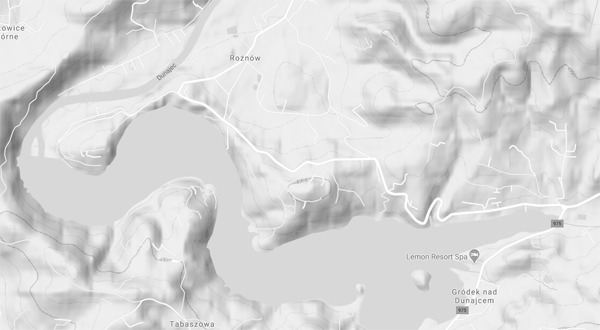
#> input picture Laboratory_1_dimming_brigthening/resources/terrain_map_01.jpg, 600 x 330 px, found by its file name
$ python project.py
#> lines starting #> are read from the running program, lines starting #| are printed output that depends on the picture; after the words box and inside, x2 and y2 are one past the last pixel; in counts of white or black regions, pixels touching at a corner belong together
import cv2
import numpy as np
from matplotlib import pyplot as plt
from mpl_toolkits.mplot3d import Axes3D

# Read and show the image:
img = cv2.imread('resources\\terrain_map_01.jpg')
#> img is the input picture: shape (330, 600, 3); min 90, max 255, mean 217.5
plt.imshow(img)
plt.show()

# Function for brightening:
def threshold(img, thresh=200):
#> called with thresh = 200
        return((img > thresh) * 255).astype("uint8")
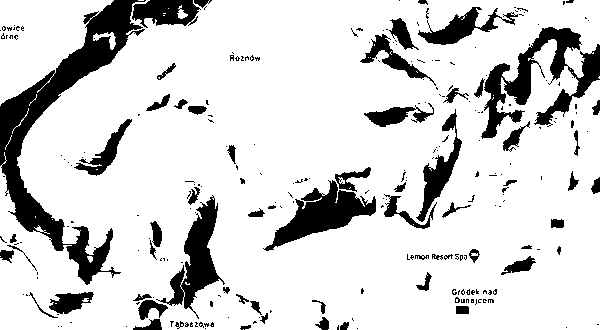
#> returned value: shape (330, 600, 3); 83.6% white; 260 black regions (196 under 20 px), largest, box (x1, y1, x2, y2) and area: (0, 0, 146, 285) 9105, (481, 27, 600, 139) 4400, (263, 180, 376, 251) 2964

# Function for dimming:
def reverse_threshold(img, thresh=200):
#> called with thresh = 200
        return((img < thresh) * 255).astype("uint8")
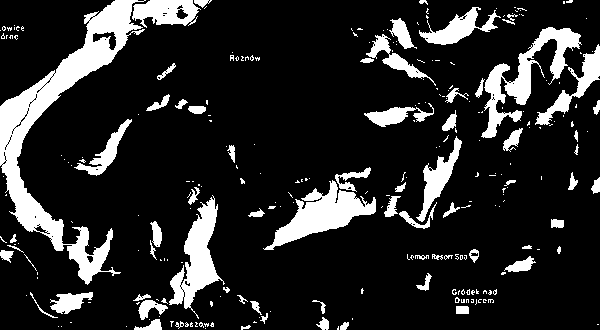
#> returned value: shape (330, 600, 3); 15.8% white; 266 white regions (197 under 20 px), largest, box (x1, y1, x2, y2) and area: (0, 0, 146, 285) 8953, (481, 27, 582, 138) 3014, (263, 180, 376, 250) 2920

# Usage:
plt.imshow(threshold(img), cmap='gray')
plt.show()
plt.imshow(reverse_threshold(img), cmap='gray')
plt.show()
